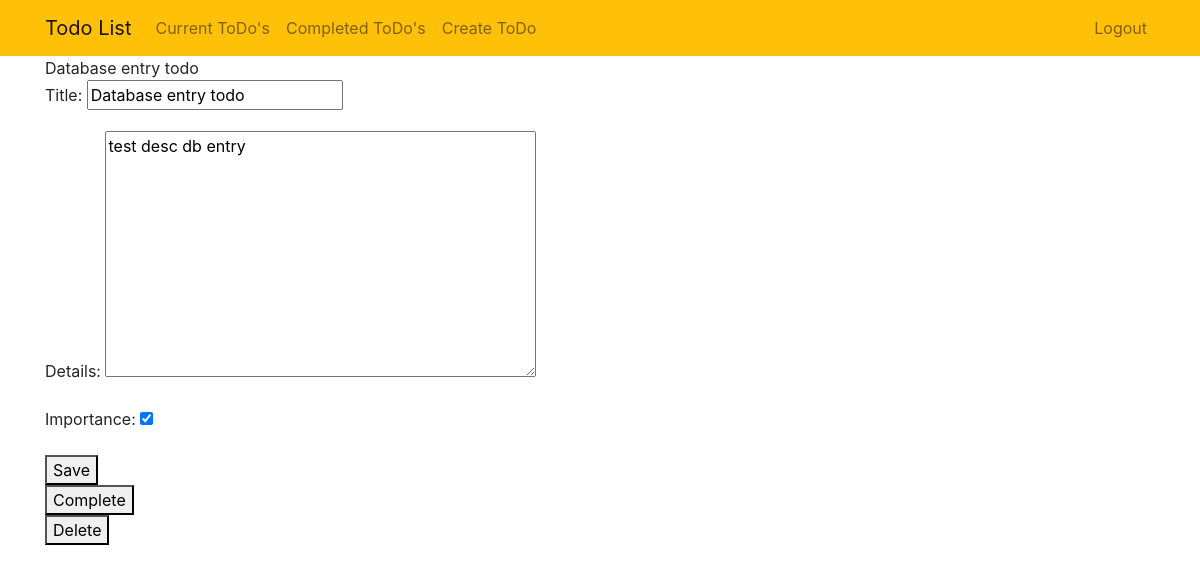
The page /todos/2 (signed in) on the database as committed earlier.
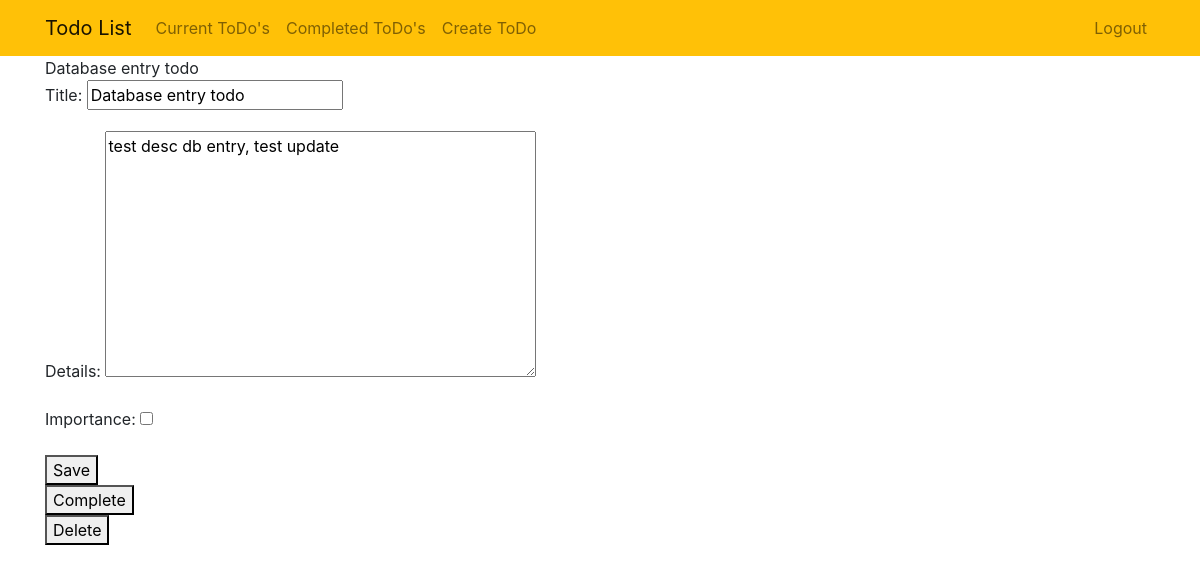
The same page on the database as committed later.
### todolist/models.py (models this page shows, shortened)
class Todo(models.Model):
    title = models.CharField(max_length=150)
    details = models.TextField(blank=True)
    date_created = models.DateTimeField(auto_now_add=True)
    date_completed = models.DateTimeField(null=True, blank=True)
    importance = models.BooleanField(default=False)
    user = models.ForeignKey(User, on_delete=models.CASCADE)

### todolist/views.py (the view, shortened to what this page needs)
# urls.py: path('todos/<int:todo_pk>', views.view_to_do, name='view_to_do'),
@login_required
def view_to_do(request, todo_pk):
    todo = get_object_or_404(Todo, pk=todo_pk, user=request.user)
    if request.method == 'GET':
        form = TodoForm(instance=todo)
        return render(request, 'todolist/view_to_do.html', {'todo': todo, 'form': form})

### todolist/forms.py
class TodoForm(ModelForm):
    class Meta:
        model = Todo
        fields = ['title', 'details', 'importance']

### todolist/templates/todolist/view_to_do.html (shortened to what this page needs)
{% extends 'todolist/home.html' %}
{% block content %}
<!DOCTYPE html>
<html lang="en">
<head>
</head>
<body>
    {{ todo.title }}
    <form method="POST">
        {{ form.as_p }}
        <button type="submit">Save</button>
    </form>
    <form method="POST" action="{% url 'complete_to_do' todo.id %}">
        <button type="submit">Complete</button>
    </form>
    <form method="POST" action="{% url 'delete_to_do' todo.id %}">
        <button type="submit">Delete</button>
    </form>
</body>
</html>
{% endblock %}

Rows that differ between the two databases and show on the page:
changed Todo "Database entry todo": details "test desc db entry" → "test desc db entry, test update"; importance "☑" → "☐"
